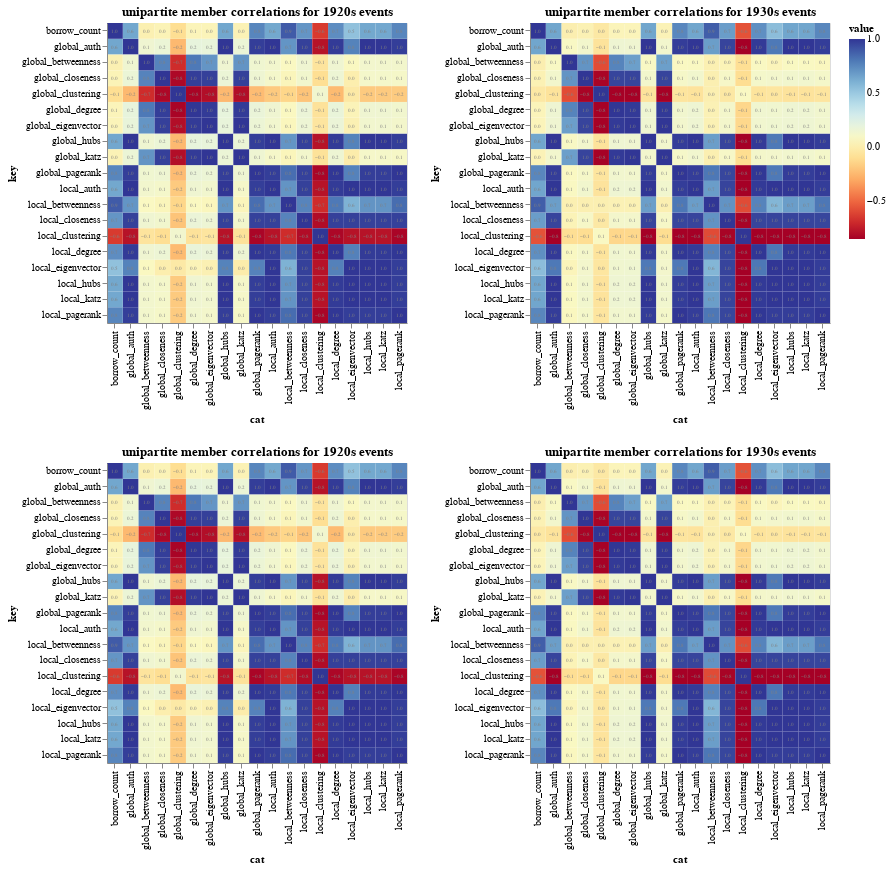

Notebook code cell kept with this figure:
### Code cell
joined_members_1920s_chart_subset = generate_corr_chart(
    joined_members_1920s.loc[joined_members_1920s.component == 0], events_1920s, 'unipartite member correlations for 1920s events subset', True)
joined_members_1930s_chart_subset = generate_corr_chart(
    joined_members_1930s.loc[joined_members_1930s.component == 0], events_1930s, 'unipartite member correlations for 1930s events subset', True)

joined_members_1920s_chart = generate_corr_chart(
    joined_members_1920s, events_1920s, 'unipartite member correlations for 1920s events', True)
joined_members_1930s_chart = generate_corr_chart(
    joined_members_1930s, events_1930s, 'unipartite member correlations for 1930s events', True)

alt.vconcat(alt.hconcat(joined_members_1920s_chart, joined_members_1930s_chart),
            alt.hconcat(joined_members_1920s_chart, joined_members_1930s_chart))

### Figure 1 — Vega-Lite specification as saved in the notebook (floating-point values rounded to 4 significant figures)
{"config": {"view": {"continuousWidth": 400, "continuousHeight": 300}}, "vconcat": [{"hconcat": [{"layer": [{"mark": "rect", "encoding": {"color": {"type": "quantitative", "field": "value", "scale": {"scheme": "redyellowblue"}}, "x": {"type": "nominal", "field": "cat"}, "y": {"type": "nominal", "field": "key"}}, "height": 300, "title": "unipartite member correlations for 1920s events", "transform": [{"fold": ["global_pagerank", "global_hubs", "global_auth", "local_pagerank", "local_hubs", "local_auth", "global_degree", "local_degree", "global_eigenvector", "local_eigenvector", "global_closeness", "local_closeness", "global_betweenness", "local_betweenness", "global_clustering", "local_clustering", "local_katz", "global_katz", "borrow_count"]}], "width": 300}, {"mark": {"type": "text", "color": "grey", "size": 5}, "encoding": {"text": {"type": "quantitative", "field": "value", "format": "0.1f"}, "x": {"type": "nominal", "field": "cat"}, "y": {"type": "nominal", "field": "key"}}, "height": 300, "title": "unipartite member correlations for 1920s events", "transform": [{"fold": ["global_pagerank", "global_hubs", "global_auth", "local_pagerank", "local_hubs", "local_auth", "global_degree", "local_degree", "global_eigenvector", "local_eigenvector", "global_closeness", "local_closeness", "global_betweenness", "local_betweenness", "global_clustering", "local_clustering", "local_katz", "global_katz", "borrow_count"]}], "width": 300}], "data": {"name": "data-098c94fd5a178005c996ffb17cedb82b"}}, {"layer": [{"mark": "rect", "encoding": {"color": {"type": "quantitative", "field": "value", "scale": {"scheme": "redyellowblue"}}, "x": {"type": "nominal", "field": "cat"}, "y": {"type": "nominal", "field": "key"}}, "height": 300, "title": "unipartite member correlations for 1930s events", "transform": [{"fold": ["global_pagerank", "global_hubs", "global_auth", "local_pagerank", "local_hubs", "local_auth", "global_degree", "local_degree", "global_eigenvector", "local_eigenvector", "global_closeness", "local_closeness", "global_betweenness", "local_betweenness", "global_clustering", "local_clustering", "local_katz", "global_katz", "borrow_count"]}], "width": 300}, {"mark": {"type": "text", "color": "grey", "size": 5}, "encoding": {"text": {"type": "quantitative", "field": "value", "format": "0.1f"}, "x": {"type": "nominal", "field": "cat"}, "y": {"type": "nominal", "field": "key"}}, "height": 300, "title": "unipartite member correlations for 1930s events", "transform": [{"fold": ["global_pagerank", "global_hubs", "global_auth", "local_pagerank", "local_hubs", "local_auth", "global_degree", "local_degree", "global_eigenvector", "local_eigenvector", "global_closeness", "local_closeness", "global_betweenness", "local_betweenness", "global_clustering", "local_clustering", "local_katz", "global_katz", "borrow_count"]}], "width": 300}], "data": {"name": "data-8184b44c7dcd1156ede163869054f7e8"}}]}, {"hconcat": [{"layer": [{"mark": "rect", "encoding": {"color": {"type": "quantitative", "field": "value", "scale": {"scheme": "redyellowblue"}}, "x": {"type": "nominal", "field": "cat"}, "y": {"type": "nominal", "field": "key"}}, "height": 300, "title": "unipartite member correlations for 1920s events", "transform": [{"fold": ["global_pagerank", "global_hubs", "global_auth", "local_pagerank", "local_hubs", "local_auth", "global_degree", "local_degree", "global_eigenvector", "local_eigenvector", "global_closeness", "local_closeness", "global_betweenness", "local_betweenness", "global_clustering", "local_clustering", "local_katz", "global_katz", "borrow_count"]}], "width": 300}, {"mark": {"type": "text", "color": "grey", "size": 5}, "encoding": {"text": {"type": "quantitative", "field": "value", "format": "0.1f"}, "x": {"type": "nominal", "field": "cat"}, "y": {"type": "nominal", "field": "key"}}, "height": 300, "title": "unipartite member correlations for 1920s events", "transform": [{"fold": ["global_pagerank", "global_hubs", "global_auth", "local_pagerank", "local_hubs", "local_auth", "global_degree", "local_degree", "global_eigenvector", "local_eigenvector", "global_closeness", "local_closeness", "global_betweenness", "local_betweenness", "global_clustering", "local_clustering", "local_katz", "global_katz", "borrow_count"]}], "width": 300}], "data": {"name": "data-098c94fd5a178005c996ffb17cedb82b"}}, {"layer": [{"mark": "rect", "encoding": {"color": {"type": "quantitative", "field": "value", "scale": {"scheme": "redyellowblue"}}, "x": {"type": "nominal", "field": "cat"}, "y": {"type": "nominal", "field": "key"}}, "height": 300, "title": "unipartite member correlations for 1930s events", "transform": [{"fold": ["global_pagerank", "global_hubs", "global_auth", "local_pagerank", "local_hubs", "local_auth", "global_degree", "local_degree", "global_eigenvector", "local_eigenvector", "global_closeness", "local_closeness", "global_betweenness", "local_betweenness", "global_clustering", "local_clustering", "local_katz", "global_katz", "borrow_count"]}], "width": 300}, {"mark": {"type": "text", "color": "grey", "size": 5}, "encoding": {"text": {"type": "quantitative", "field": "value", "format": "0.1f"}, "x": {"type": "nominal", "field": "cat"}, "y": {"type": "nominal", "field": "key"}}, "height": 300, "title": "unipartite member correlations for 1930s events", "transform": [{"fold": ["global_pagerank", "global_hubs", "global_auth", "local_pagerank", "local_hubs", "local_auth", "global_degree", "local_degree", "global_eigenvector", "local_eigenvector", "global_closeness", "local_closeness", "global_betweenness", "local_betweenness", "global_clustering", "local_clustering", "local_katz", "global_katz", "borrow_count"]}], "width": 300}], "data": {"name": "data-8184b44c7dcd1156ede163869054f7e8"}}]}], "$schema": "https://vega.github.io/schema/vega-lite/v4.8.1.json", "datasets": {"data-098c94fd5a178005c996ffb17cedb82b": [{"global_pagerank": 1.0, "global_hubs": 0.9758, "global_auth": 0.9758, "local_pagerank": 1.0, "local_hubs": 0.9751, "local_auth": 0.9751, "global_degree": 0.1729, "local_degree": 0.9977, "global_eigenvector": 0.1614, "local_eigenvector": 0.7675, "global_closeness": 0.1498, "local_closeness": 0.967, "global_betweenness": 0.1405, "local_betweenness": 0.8333, "global_clustering": -0.2321, "local_clustering": -0.8298, "local_katz": 0.9748, "global_katz": 0.1476, "borrow_count": 0.7559, "cat": "global_pagerank"}, {"global_pagerank": 0.9758, "global_hubs": 1.0, "global_auth": 1.0, "local_pagerank": 0.9751, "local_hubs": 1.0, "local_auth": 1.0, "global_degree": 0.1906, "local_degree": 0.9861, "global_eigenvector": 0.1837, "local_eigenvector": 0.7658, "global_closeness": 0.1658, "local_closeness": 0.9679, "global_betweenness": 0.1458, "local_betweenness": 0.7057, "global_clustering": -0.2454, "local_clustering": -0.7797, "local_katz": 1.0, "global_katz": 0.1661, "borrow_count": 0.6425, "cat": "global_hubs"}, {"global_pagerank": 0.9758, "global_hubs": 1.0, "global_auth": 1.0, "local_pagerank": 0.9751, "local_hubs": 1.0, "local_auth": 1.0, "global_degree": 0.1906, "local_degree": 0.9861, "global_eigenvector": 0.1837, "local_eigenvector": 0.7658, "global_closeness": 0.1658, "local_closeness": 0.9679, "global_betweenness": 0.1458, "local_betweenness": 0.7057, "global_clustering": -0.2454, "local_clustering": -0.7797, "local_katz": 1.0, "global_katz": 0.1661, "borrow_count": 0.6425, "cat": "global_auth"}, {"global_pagerank": 1.0, "global_hubs": 0.9751, "global_auth": 0.9751, "local_pagerank": 1.0, "local_hubs": 0.9751, "local_auth": 0.9751, "global_degree": 0.1333, "local_degree": 0.9976, "global_eigenvector": 0.1176, "local_eigenvector": 0.9751, "global_closeness": 0.104, "local_closeness": 0.967, "global_betweenness": 0.1233, "local_betweenness": 0.8367, "global_clustering": -0.1758, "local_clustering": -0.8298, "local_katz": 0.9748, "global_katz": 0.09755, "borrow_count": 0.7558, "cat": "local_pagerank"}, {"global_pagerank": 0.9751, "global_hubs": 1.0, "global_auth": 1.0, "local_pagerank": 0.9751, "local_hubs": 1.0, "local_auth": 1.0, "global_degree": 0.1453, "local_degree": 0.9857, "global_eigenvector": 0.1337, "local_eigenvector": 1.0, "global_closeness": 0.1129, "local_closeness": 0.9679, "global_betweenness": 0.1264, "local_betweenness": 0.7083, "global_clustering": -0.1795, "local_clustering": -0.7797, "local_katz": 1.0, "global_katz": 0.1083, "borrow_count": 0.641, "cat": "local_hubs"}, {"global_pagerank": 0.9751, "global_hubs": 1.0, "global_auth": 1.0, "local_pagerank": 0.9751, "local_hubs": 1.0, "local_auth": 1.0, "global_degree": 0.1453, "local_degree": 0.9857, "global_eigenvector": 0.1337, "local_eigenvector": 1.0, "global_closeness": 0.1129, "local_closeness": 0.9679, "global_betweenness": 0.1264, "local_betweenness": 0.7083, "global_clustering": -0.1795, "local_clustering": -0.7797, "local_katz": 1.0, "global_katz": 0.1083, "borrow_count": 0.641, "cat": "local_auth"}, {"global_pagerank": 0.1729, "global_hubs": 0.1906, "global_auth": 0.1906, "local_pagerank": 0.1333, "local_hubs": 0.1453, "local_auth": 0.1453, "global_degree": 1.0, "local_degree": 0.1802, "global_eigenvector": 0.9865, "local_eigenvector": 0.04174, "global_closeness": 0.9751, "local_closeness": 0.1698, "global_betweenness": 0.7972, "local_betweenness": 0.074, "global_clustering": -0.8331, "local_clustering": -0.07144, "local_katz": 0.1454, "global_katz": 0.9858, "borrow_count": 0.05033, "cat": "global_degree"}, {"global_pagerank": 0.9977, "global_hubs": 0.9861, "global_auth": 0.9861, "local_pagerank": 0.9976, "local_hubs": 0.9857, "local_auth": 0.9857, "global_degree": 0.1802, "local_degree": 1.0, "global_eigenvector": 0.1694, "local_eigenvector": 0.7725, "global_closeness": 0.1562, "local_closeness": 0.9709, "global_betweenness": 0.1445, "local_betweenness": 0.7985, "global_clustering": -0.2384, "local_clustering": -0.8208, "local_katz": 0.9854, "global_katz": 0.1534, "borrow_count": 0.7302, "cat": "local_degree"}, {"global_pagerank": 0.1614, "global_hubs": 0.1837, "global_auth": 0.1837, "local_pagerank": 0.1176, "local_hubs": 0.1337, "local_auth": 0.1337, "global_degree": 0.9865, "local_degree": 0.1694, "global_eigenvector": 1.0, "local_eigenvector": 0.02359, "global_closeness": 0.9712, "local_closeness": 0.1564, "global_betweenness": 0.7054, "local_betweenness": 0.06, "global_clustering": -0.7969, "local_clustering": -0.05196, "local_katz": 0.1339, "global_katz": 1.0, "borrow_count": 0.04641, "cat": "global_eigenvector"}, {"global_pagerank": 0.7675, "global_hubs": 0.7658, "global_auth": 0.7658, "local_pagerank": 0.9751, "local_hubs": 1.0, "local_auth": 1.0, "global_degree": 0.04174, "local_degree": 0.7725, "global_eigenvector": 0.02359, "local_eigenvector": 1.0, "global_closeness": 0.00454, "local_closeness": 0.9679, "global_betweenness": 0.07423, "local_betweenness": 0.5987, "global_clustering": -0.02544, "local_clustering": -0.7797, "local_katz": 1.0, "global_katz": -0.008043, "borrow_count": 0.5342, "cat": "local_eigenvector"}, {"global_pagerank": 0.1498, "global_hubs": 0.1658, "global_auth": 0.1658, "local_pagerank": 0.104, "local_hubs": 0.1129, "local_auth": 0.1129, "global_degree": 0.9751, "local_degree": 0.1562, "global_eigenvector": 0.9712, "local_eigenvector": 0.00454, "global_closeness": 1.0, "local_closeness": 0.1283, "global_betweenness": 0.7646, "local_betweenness": 0.05487, "global_clustering": -0.8182, "local_clustering": -0.0965, "local_katz": 0.113, "global_katz": 0.9712, "borrow_count": 0.03889, "cat": "global_closeness"}, {"global_pagerank": 0.967, "global_hubs": 0.9679, "global_auth": 0.9679, "local_pagerank": 0.967, "local_hubs": 0.9679, "local_auth": 0.9679, "global_degree": 0.1698, "local_degree": 0.9709, "global_eigenvector": 0.1564, "local_eigenvector": 0.9679, "global_closeness": 0.1283, "local_closeness": 1.0, "global_betweenness": 0.1454, "local_betweenness": 0.7609, "global_clustering": -0.2051, "local_clustering": -0.8025, "local_katz": 0.9679, "global_katz": 0.1231, "borrow_count": 0.7032, "cat": "local_closeness"}, {"global_pagerank": 0.1405, "global_hubs": 0.1458, "global_auth": 0.1458, "local_pagerank": 0.1233, "local_hubs": 0.1264, "local_auth": 0.1264, "global_degree": 0.7972, "local_degree": 0.1445, "global_eigenvector": 0.7054, "local_eigenvector": 0.07423, "global_closeness": 0.7646, "local_closeness": 0.1454, "global_betweenness": 1.0, "local_betweenness": 0.07843, "global_clustering": -0.6853, "local_clustering": -0.06079, "local_katz": 0.1264, "global_katz": 0.7064, "borrow_count": 0.02037, "cat": "global_betweenness"}, {"global_pagerank": 0.8333, "global_hubs": 0.7057, "global_auth": 0.7057, "local_pagerank": 0.8367, "local_hubs": 0.7083, "local_auth": 0.7083, "global_degree": 0.074, "local_degree": 0.7985, "global_eigenvector": 0.06, "local_eigenvector": 0.5987, "global_closeness": 0.05487, "local_closeness": 0.7609, "global_betweenness": 0.07843, "local_betweenness": 1.0, "global_clustering": -0.1329, "local_clustering": -0.6857, "local_katz": 0.7074, "global_katz": 0.0537, "borrow_count": 0.8894, "cat": "local_betweenness"}, {"global_pagerank": -0.2321, "global_hubs": -0.2454, "global_auth": -0.2454, "local_pagerank": -0.1758, "local_hubs": -0.1795, "local_auth": -0.1795, "global_degree": -0.8331, "local_degree": -0.2384, "global_eigenvector": -0.7969, "local_eigenvector": -0.02544, "global_closeness": -0.8182, "local_closeness": -0.2051, "global_betweenness": -0.6853, "local_betweenness": -0.1329, "global_clustering": 1.0, "local_clustering": 0.13, "local_katz": -0.1796, "global_katz": -0.7967, "borrow_count": -0.09776, "cat": "global_clustering"}, {"global_pagerank": -0.8298, "global_hubs": -0.7797, "global_auth": -0.7797, "local_pagerank": -0.8298, "local_hubs": -0.7797, "local_auth": -0.7797, "global_degree": -0.07144, "local_degree": -0.8208, "global_eigenvector": -0.05196, "local_eigenvector": -0.7797, "global_closeness": -0.0965, "local_closeness": -0.8025, "global_betweenness": -0.06079, "local_betweenness": -0.6857, "global_clustering": 0.13, "local_clustering": 1.0, "local_katz": -0.7795, "global_katz": -0.07621, "borrow_count": -0.6377, "cat": "local_clustering"}, {"global_pagerank": 0.9748, "global_hubs": 1.0, "global_auth": 1.0, "local_pagerank": 0.9748, "local_hubs": 1.0, "local_auth": 1.0, "global_degree": 0.1454, "local_degree": 0.9854, "global_eigenvector": 0.1339, "local_eigenvector": 1.0, "global_closeness": 0.113, "local_closeness": 0.9679, "global_betweenness": 0.1264, "local_betweenness": 0.7074, "global_clustering": -0.1796, "local_clustering": -0.7795, "local_katz": 1.0, "global_katz": 0.1085, "borrow_count": 0.6402, "cat": "local_katz"}, {"global_pagerank": 0.1476, "global_hubs": 0.1661, "global_auth": 0.1661, "local_pagerank": 0.09755, "local_hubs": 0.1083, "local_auth": 0.1083, "global_degree": 0.9858, "local_degree": 0.1534, "global_eigenvector": 1.0, "local_eigenvector": -0.008043, "global_closeness": 0.9712, "local_closeness": 0.1231, "global_betweenness": 0.7064, "local_betweenness": 0.0537, "global_clustering": -0.7967, "local_clustering": -0.07621, "local_katz": 0.1085, "global_katz": 1.0, "borrow_count": 0.03416, "cat": "global_katz"}, {"global_pagerank": 0.7559, "global_hubs": 0.6425, "global_auth": 0.6425, "local_pagerank": 0.7558, "local_hubs": 0.641, "local_auth": 0.641, "global_degree": 0.05033, "local_degree": 0.7302, "global_eigenvector": 0.04641, "local_eigenvector": 0.5342, "global_closeness": 0.03889, "local_closeness": 0.7032, "global_betweenness": 0.02037, "local_betweenness": 0.8894, "global_clustering": -0.09776, "local_clustering": -0.6377, "local_katz": 0.6402, "global_katz": 0.03416, "borrow_count": 1.0, "cat": "borrow_count"}], "data-8184b44c7dcd1156ede163869054f7e8": [{"global_pagerank": 1.0, "global_hubs": 0.9791, "global_auth": 0.9791, "local_pagerank": 1.0, "local_hubs": 0.9787, "local_auth": 0.9787, "global_degree": 0.1305, "local_degree": 0.9978, "global_eigenvector": 0.1262, "local_eigenvector": 0.7967, "global_closeness": 0.1062, "local_closeness": 0.952, "global_betweenness": 0.07815, "local_betweenness": 0.8016, "global_clustering": -0.05737, "local_clustering": -0.8452, "local_katz": 0.9785, "global_katz": 0.1082, "borrow_count": 0.752, "cat": "global_pagerank"}, {"global_pagerank": 0.9791, "global_hubs": 1.0, "global_auth": 1.0, "local_pagerank": 0.9787, "local_hubs": 1.0, "local_auth": 1.0, "global_degree": 0.1487, "local_degree": 0.9888, "global_eigenvector": 0.1445, "local_eigenvector": 0.798, "global_closeness": 0.1238, "local_closeness": 0.9588, "global_betweenness": 0.08849, "local_betweenness": 0.674, "global_clustering": -0.06824, "local_clustering": -0.8483, "local_katz": 1.0, "global_katz": 0.1264, "borrow_count": 0.6481, "cat": "global_hubs"}, {"global_pagerank": 0.9791, "global_hubs": 1.0, "global_auth": 1.0, "local_pagerank": 0.9787, "local_hubs": 1.0, "local_auth": 1.0, "global_degree": 0.1487, "local_degree": 0.9888, "global_eigenvector": 0.1445, "local_eigenvector": 0.798, "global_closeness": 0.1238, "local_closeness": 0.9588, "global_betweenness": 0.08849, "local_betweenness": 0.674, "global_clustering": -0.06824, "local_clustering": -0.8483, "local_katz": 1.0, "global_katz": 0.1264, "borrow_count": 0.6481, "cat": "global_auth"}, {"global_pagerank": 1.0, "global_hubs": 0.9787, "global_auth": 0.9787, "local_pagerank": 1.0, "local_hubs": 0.9787, "local_auth": 0.9787, "global_degree": 0.1318, "local_degree": 0.9978, "global_eigenvector": 0.1306, "local_eigenvector": 0.9787, "global_closeness": 0.11, "local_closeness": 0.952, "global_betweenness": 0.06962, "local_betweenness": 0.8041, "global_clustering": -0.0543, "local_clustering": -0.8452, "local_katz": 0.9785, "global_katz": 0.1113, "borrow_count": 0.7527, "cat": "local_pagerank"}, {"global_pagerank": 0.9787, "global_hubs": 1.0, "global_auth": 1.0, "local_pagerank": 0.9787, "local_hubs": 1.0, "local_auth": 1.0, "global_degree": 0.151, "local_degree": 0.9887, "global_eigenvector": 0.1504, "local_eigenvector": 1.0, "global_closeness": 0.1289, "local_closeness": 0.9588, "global_betweenness": 0.07895, "local_betweenness": 0.676, "global_clustering": -0.06512, "local_clustering": -0.8483, "local_katz": 1.0, "global_katz": 0.1308, "borrow_count": 0.6484, "cat": "local_hubs"}, {"global_pagerank": 0.9787, "global_hubs": 1.0, "global_auth": 1.0, "local_pagerank": 0.9787, "local_hubs": 1.0, "local_auth": 1.0, "global_degree": 0.151, "local_degree": 0.9887, "global_eigenvector": 0.1504, "local_eigenvector": 1.0, "global_closeness": 0.1289, "local_closeness": 0.9588, "global_betweenness": 0.07895, "local_betweenness": 0.676, "global_clustering": -0.06512, "local_clustering": -0.8483, "local_katz": 1.0, "global_katz": 0.1308, "borrow_count": 0.6484, "cat": "local_auth"}, {"global_pagerank": 0.1305, "global_hubs": 0.1487, "global_auth": 0.1487, "local_pagerank": 0.1318, "local_hubs": 0.151, "local_auth": 0.151, "global_degree": 1.0, "local_degree": 0.1384, "global_eigenvector": 0.9886, "local_eigenvector": 0.1347, "global_closeness": 0.9553, "local_closeness": 0.1191, "global_betweenness": 0.7619, "local_betweenness": 0.03, "global_clustering": -0.8444, "local_clustering": -0.1306, "local_katz": 0.151, "global_katz": 0.9882, "borrow_count": 0.04762, "cat": "global_degree"}, {"global_pagerank": 0.9978, "global_hubs": 0.9888, "global_auth": 0.9888, "local_pagerank": 0.9978, "local_hubs": 0.9887, "local_auth": 0.9887, "global_degree": 0.1384, "local_degree": 1.0, "global_eigenvector": 0.1342, "local_eigenvector": 0.8022, "global_closeness": 0.1134, "local_closeness": 0.956, "global_betweenness": 0.08223, "local_betweenness": 0.765, "global_clustering": -0.06363, "local_clustering": -0.8469, "local_katz": 0.9885, "global_katz": 0.116, "borrow_count": 0.7253, "cat": "local_degree"}, {"global_pagerank": 0.1262, "global_hubs": 0.1445, "global_auth": 0.1445, "local_pagerank": 0.1306, "local_hubs": 0.1504, "local_auth": 0.1504, "global_degree": 0.9886, "local_degree": 0.1342, "global_eigenvector": 1.0, "local_eigenvector": 0.1416, "global_closeness": 0.9582, "local_closeness": 0.1208, "global_betweenness": 0.6693, "local_betweenness": 0.02716, "global_clustering": -0.846, "local_clustering": -0.1266, "local_katz": 0.1504, "global_katz": 1.0, "borrow_count": 0.04773, "cat": "global_eigenvector"}, {"global_pagerank": 0.7967, "global_hubs": 0.798, "global_auth": 0.798, "local_pagerank": 0.9787, "local_hubs": 1.0, "local_auth": 1.0, "global_degree": 0.1347, "local_degree": 0.8022, "global_eigenvector": 0.1416, "local_eigenvector": 1.0, "global_closeness": 0.1211, "local_closeness": 0.9588, "global_betweenness": 0.04783, "local_betweenness": 0.5812, "global_clustering": -0.04931, "local_clustering": -0.8483, "local_katz": 1.0, "global_katz": 0.1213, "borrow_count": 0.5533, "cat": "local_eigenvector"}, {"global_pagerank": 0.1062, "global_hubs": 0.1238, "global_auth": 0.1238, "local_pagerank": 0.11, "local_hubs": 0.1289, "local_auth": 0.1289, "global_degree": 0.9553, "local_degree": 0.1134, "global_eigenvector": 0.9582, "local_eigenvector": 0.1211, "global_closeness": 1.0, "local_closeness": 0.1002, "global_betweenness": 0.7075, "local_betweenness": 0.01595, "global_clustering": -0.8331, "local_clustering": -0.1016, "local_katz": 0.129, "global_katz": 0.9583, "borrow_count": 0.02677, "cat": "global_closeness"}, {"global_pagerank": 0.952, "global_hubs": 0.9588, "global_auth": 0.9588, "local_pagerank": 0.952, "local_hubs": 0.9588, "local_auth": 0.9588, "global_degree": 0.1191, "local_degree": 0.956, "global_eigenvector": 0.1208, "local_eigenvector": 0.9588, "global_closeness": 0.1002, "local_closeness": 1.0, "global_betweenness": 0.03969, "local_betweenness": 0.712, "global_clustering": -0.03282, "local_clustering": -0.8347, "local_katz": 0.9588, "global_katz": 0.1014, "borrow_count": 0.6787, "cat": "local_closeness"}, {"global_pagerank": 0.07815, "global_hubs": 0.08849, "global_auth": 0.08849, "local_pagerank": 0.06962, "local_hubs": 0.07895, "local_auth": 0.07895, "global_degree": 0.7619, "local_degree": 0.08223, "global_eigenvector": 0.6693, "local_eigenvector": 0.04783, "global_closeness": 0.7075, "local_closeness": 0.03969, "global_betweenness": 1.0, "local_betweenness": 0.01906, "global_clustering": -0.5825, "local_clustering": -0.09234, "local_katz": 0.07897, "global_katz": 0.6707, "borrow_count": 0.0105, "cat": "global_betweenness"}, {"global_pagerank": 0.8016, "global_hubs": 0.674, "global_auth": 0.674, "local_pagerank": 0.8041, "local_hubs": 0.676, "local_auth": 0.676, "global_degree": 0.03, "local_degree": 0.765, "global_eigenvector": 0.02716, "local_eigenvector": 0.5812, "global_closeness": 0.01595, "local_closeness": 0.712, "global_betweenness": 0.01906, "local_betweenness": 1.0, "global_clustering": 0.0156, "local_clustering": -0.5862, "local_katz": 0.6751, "global_katz": 0.01451, "borrow_count": 0.8819, "cat": "local_betweenness"}, {"global_pagerank": -0.05737, "global_hubs": -0.06824, "global_auth": -0.06824, "local_pagerank": -0.0543, "local_hubs": -0.06512, "local_auth": -0.06512, "global_degree": -0.8444, "local_degree": -0.06363, "global_eigenvector": -0.846, "local_eigenvector": -0.04931, "global_closeness": -0.8331, "local_closeness": -0.03282, "global_betweenness": -0.5825, "local_betweenness": 0.0156, "global_clustering": 1.0, "local_clustering": 0.08286, "local_katz": -0.06511, "global_katz": -0.846, "borrow_count": -0.03482, "cat": "global_clustering"}, {"global_pagerank": -0.8452, "global_hubs": -0.8483, "global_auth": -0.8483, "local_pagerank": -0.8452, "local_hubs": -0.8483, "local_auth": -0.8483, "global_degree": -0.1306, "local_degree": -0.8469, "global_eigenvector": -0.1266, "local_eigenvector": -0.8483, "global_closeness": -0.1016, "local_closeness": -0.8347, "global_betweenness": -0.09234, "local_betweenness": -0.5862, "global_clustering": 0.08286, "local_clustering": 1.0, "local_katz": -0.8484, "global_katz": -0.1053, "borrow_count": -0.5641, "cat": "local_clustering"}, {"global_pagerank": 0.9785, "global_hubs": 1.0, "global_auth": 1.0, "local_pagerank": 0.9785, "local_hubs": 1.0, "local_auth": 1.0, "global_degree": 0.151, "local_degree": 0.9885, "global_eigenvector": 0.1504, "local_eigenvector": 1.0, "global_closeness": 0.129, "local_closeness": 0.9588, "global_betweenness": 0.07897, "local_betweenness": 0.6751, "global_clustering": -0.06511, "local_clustering": -0.8484, "local_katz": 1.0, "global_katz": 0.1309, "borrow_count": 0.6476, "cat": "local_katz"}, {"global_pagerank": 0.1082, "global_hubs": 0.1264, "global_auth": 0.1264, "local_pagerank": 0.1113, "local_hubs": 0.1308, "local_auth": 0.1308, "global_degree": 0.9882, "local_degree": 0.116, "global_eigenvector": 1.0, "local_eigenvector": 0.1213, "global_closeness": 0.9583, "local_closeness": 0.1014, "global_betweenness": 0.6707, "local_betweenness": 0.01451, "global_clustering": -0.846, "local_clustering": -0.1053, "local_katz": 0.1309, "global_katz": 1.0, "borrow_count": 0.03621, "cat": "global_katz"}, {"global_pagerank": 0.752, "global_hubs": 0.6481, "global_auth": 0.6481, "local_pagerank": 0.7527, "local_hubs": 0.6484, "local_auth": 0.6484, "global_degree": 0.04762, "local_degree": 0.7253, "global_eigenvector": 0.04773, "local_eigenvector": 0.5533, "global_closeness": 0.02677, "local_closeness": 0.6787, "global_betweenness": 0.0105, "local_betweenness": 0.8819, "global_clustering": -0.03482, "local_clustering": -0.5641, "local_katz": 0.6476, "global_katz": 0.03621, "borrow_count": 1.0, "cat": "borrow_count"}]}}
